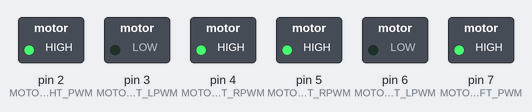
The sketch below on a simulated Arduino Uno, built with avr-gcc and run on an emulated ATmega328P. Shown: switched loads named in the sketch (green lamp = pin HIGH).

Above: at 0.1 s.
Timing chart, 0 to 1.6 s (numbered marks = the images above):
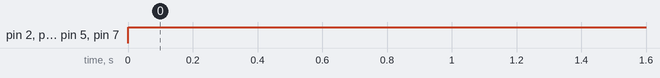

Measured:
- by itself, pin 2 (MOTOR_RIGHT_PWM), pin 4 (MOTOR_RIGHT_RPWM), pin 5 (MOTOR_LEFT_RPWM), pin 7 (MOTOR_LEFT_PWM): LOW → HIGH at 0.00 s

The sketch:

ileri.ino
```cpp
// Motor - Left
#define MOTOR_LEFT_PWM   7
#define MOTOR_LEFT_LPWM  6
#define MOTOR_LEFT_RPWM  5

// Motor - Right
#define MOTOR_RIGHT_PWM   2
#define MOTOR_RIGHT_LPWM  3
#define MOTOR_RIGHT_RPWM  4

void setup() {
  pinMode(MOTOR_LEFT_PWM, OUTPUT);
  pinMode(MOTOR_LEFT_LPWM, OUTPUT);
  pinMode(MOTOR_LEFT_RPWM, OUTPUT);

  pinMode(MOTOR_RIGHT_PWM, OUTPUT);
  pinMode(MOTOR_RIGHT_LPWM, OUTPUT);
  pinMode(MOTOR_RIGHT_RPWM, OUTPUT);

}

void loop() {
  // Hızlan
  accelerateForward();
  // Yavaşla
}

void accelerateForward() {
  analogWrite(MOTOR_LEFT_LPWM, 0);
  analogWrite(MOTOR_LEFT_RPWM, 255);

  analogWrite(MOTOR_RIGHT_LPWM, 0);
  analogWrite(MOTOR_RIGHT_RPWM, 250);

  digitalWrite(MOTOR_LEFT_PWM, HIGH);
  digitalWrite(MOTOR_RIGHT_PWM, HIGH);
}
```
